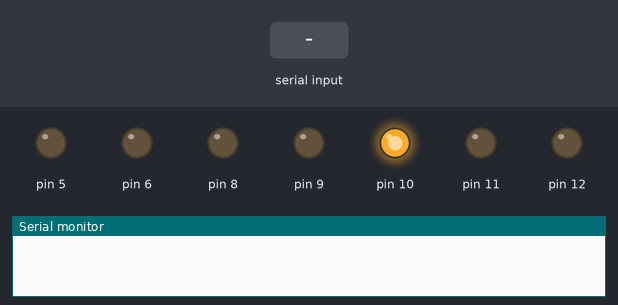
Bench run of a sketch on a simulated Arduino Uno, built with avr-gcc and run on an emulated ATmega328P. Shown: output pins drawn as LEDs (lit = HIGH), the last lines printed to the serial monitor. The inputs (shaded band) are chosen by the test bench.

Above: at 1.2 s.
1.3 s: "f" received over the second serial link
At 2.5 s:
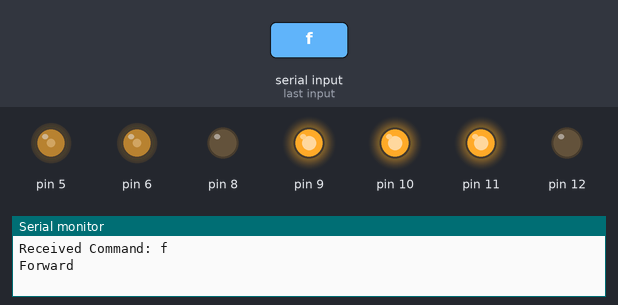
2.8 s: "b" received over the second serial link
At 3.7 s:
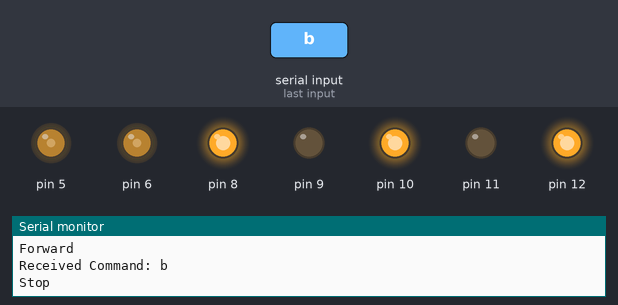
4.3 s: "l" received over the second serial link
At 4.9 s:
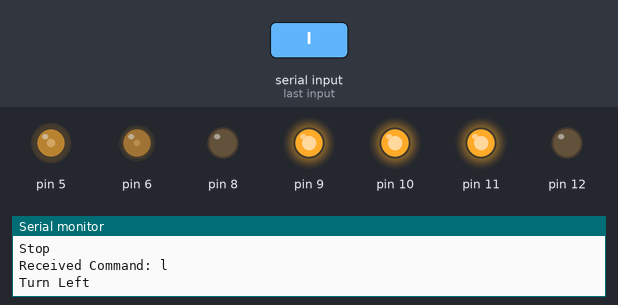
5.8 s: "s" received over the second serial link
At 7.0 s:
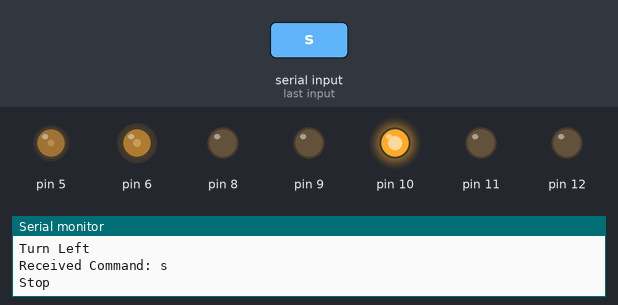
7.3 s: "r" received over the second serial link
At 8.4 s:
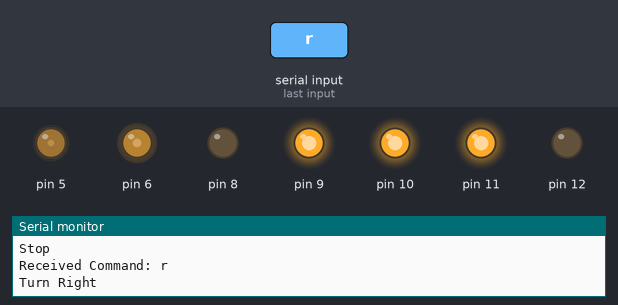
Timing chart, 0 to 9.8 s (numbered marks = the images above; inputs shaded):
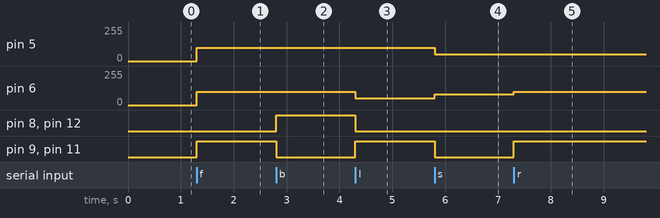

The sketch:

1204_DC_motor_bluetooth.ino
```cpp
#include <SoftwareSerial.h>

SoftwareSerial bluetooth(2, 3); // RX (핀 2), TX (핀 3)

void setup() {
  Serial.begin(9600);

  // 핀 모드 설정
  pinMode(10, OUTPUT); // STBY 핀
  pinMode(6, OUTPUT);  // 왼쪽 모터 속도 제어 (PWM 핀)
  pinMode(5, OUTPUT);  // 오른쪽 모터 속도 제어 (PWM 핀)
  pinMode(8, OUTPUT);  // 왼쪽 모터 반시계 방향
  pinMode(9, OUTPUT);  // 왼쪽 모터 시계 방향
  pinMode(11, OUTPUT); // 오른쪽 모터 시계 방향
  pinMode(12, OUTPUT); // 오른쪽 모터 반시계 방향

  bluetooth.begin(9600);  // 블루투스 통신 시작
  digitalWrite(10, HIGH); // STBY 활성화
}

void loop() {
  if (bluetooth.available()) {
    char command = bluetooth.read(); // Bluetooth로부터 명령어 읽기
    Serial.print("Received Command: ");
    Serial.println(command);  // 디버그용 출력

    switch (command) {
      case 'f': // 앞으로
        Serial.println("Forward");
        digitalWrite(9, 1);
        digitalWrite(8, 0);
        analogWrite(6, 100);

        digitalWrite(11, 1);
        digitalWrite(12, 0);
        analogWrite(5, 100);
        break;

      case 'b': // 정지
        Serial.println("Stop");
        digitalWrite(9, 0);
        digitalWrite(8, 1);
        analogWrite(6, 100);

        digitalWrite(11, 0);
        digitalWrite(12, 1);
        analogWrite(5, 100);
        break;

      case 'l': // 왼쪽 회전
        Serial.println("Turn Left");
        digitalWrite(9, 1);
        digitalWrite(8, 0);
        analogWrite(6, 50);

        digitalWrite(11, 1);
        digitalWrite(12, 0);
        analogWrite(5, 100);
        break;

       case 's': // stop
        Serial.println("Stop");
        digitalWrite(9, 0);
        digitalWrite(8, 0);
        analogWrite(6, 80);

        digitalWrite(11, 0);
        digitalWrite(12, 0);
        analogWrite(5, 50);
        break;

      case 'r': // 오른쪽 회전
        Serial.println("Turn Right");
        digitalWrite(9, 1);
        digitalWrite(8, 0);
        analogWrite(6, 100);

        digitalWrite(11, 1);
        digitalWrite(12, 0);
        analogWrite(5, 50);
        break;

      default:
        Serial.println("Unknown Command");
        break;
    }
  }
}
```

Measured:
- after the input at 1.3 s, pin 5, pin 6: 0/255 → 100/255 at once; pin 9, pin 11: LOW → HIGH at once
- after the input at 2.8 s, pin 8, pin 12: LOW → HIGH at once; pin 9, pin 11: HIGH → LOW at once
- after the input at 4.3 s, pin 6: 100/255 → 50/255 at once; pin 8, pin 12: HIGH → LOW at once; pin 9, pin 11: LOW → HIGH at once
- after the input at 5.8 s, pin 5: 100/255 → 50/255 at once; pin 6: 50/255 → 80/255 at once; pin 9, pin 11: HIGH → LOW at once
- after the input at 7.3 s, pin 6: 80/255 → 100/255 at once; pin 9, pin 11: LOW → HIGH at once
